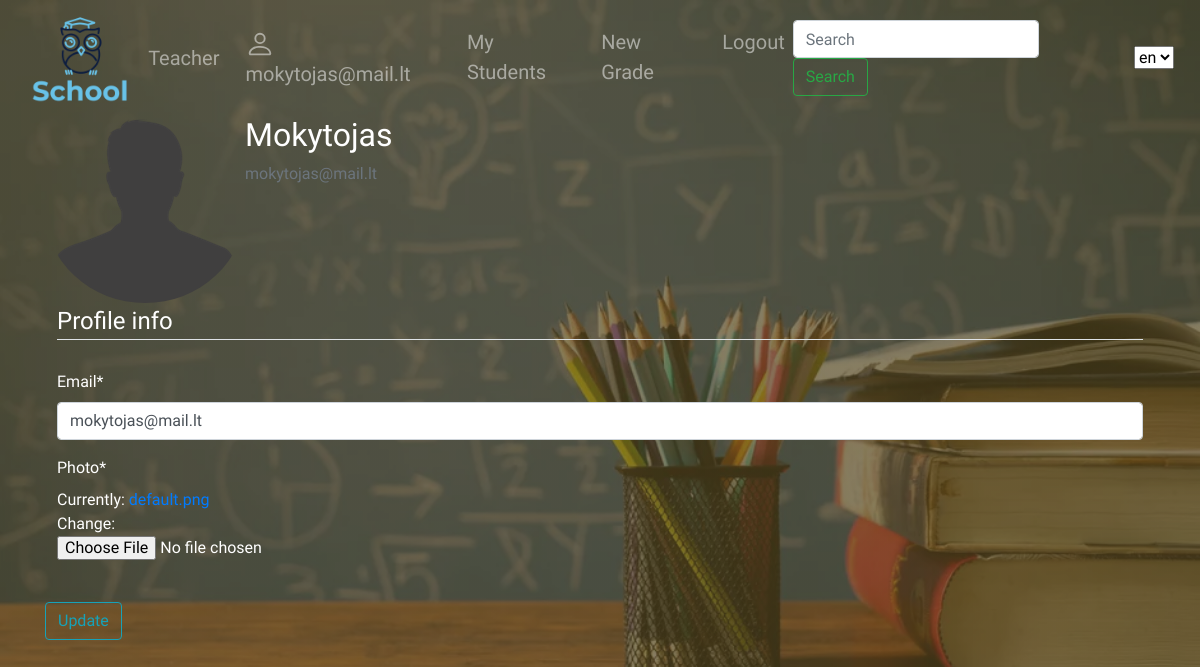
/school/profile/ (signed in), run on the app's committed database.
### school/models.py (models this page shows, shortened)
class CustomUser(AbstractBaseUser, PermissionsMixin):
    email = models.EmailField(_('email address'), unique=True)
    fname = models.CharField(verbose_name=_("First name"), max_length=150, null=True, blank=True)
    lname = models.CharField(verbose_name=_("Last name"), max_length=150, null=True, blank=True)
    is_staff = models.BooleanField(default=False)
    is_active = models.BooleanField(default=True)
    USER_CHOICES = [
        ('T', 'Teacher'),
        ('S', 'Student')
    ]
    user_type = models.CharField(choices=USER_CHOICES, max_length=1)
    USERNAME_FIELD = 'email'
    REQUIRED_FIELDS = []
    objects = CustomUserManager()
    class Meta:
        ordering = ('id',)

class Profile(models.Model):
    user = models.OneToOneField(User, on_delete=models.CASCADE)
    photo = models.ImageField(default="default.png",upload_to="profile_pics")

### school/views.py (the view)
# urls.py: path('profile/', views.profile, name='profile'),
@login_required
def profile(request):
    if request.method == "POST":
        u_form = UserUpdateForm(request.POST, instance=request.user)
        p_form = ProfileUpdateForm(request.POST, request.FILES, instance=request.user.profile)
        if u_form.is_valid() and p_form.is_valid():
            u_form.save()
            p_form.save()
            messages.success(request, _(f"Profile updated"))
            return redirect('profile')
    else:
        u_form = UserUpdateForm(instance=request.user)
        p_form = ProfileUpdateForm(instance=request.user.profile)
    context = {
        'u_form': u_form,
        'p_form': p_form,
    }
    return render(request, 'profile.html', context)

### school/forms.py
class UserUpdateForm(forms.ModelForm):
    email = forms.EmailField()
    class Meta:
        model = User
        fields = ['email']

class ProfileUpdateForm(forms.ModelForm):
    class Meta:
        model = Profile
        fields = ['photo']

### school/templates/profile.html (shortened to what this page needs)
{% extends "base.html" %}
{% load i18n %}
{% load static %}
{% load crispy_forms_tags %}
{% block content %}
    <div class="content-section">
      <div class="media">
        <img class="rounded-circle account-img" src="{{ user.profile.photo.url }}">
        <div class="media-body">
          <h2 class="account-heading">{{ user.fname }}</h2>
          <p class="text-secondary">{{ user.email }}</p>
        </div>
      </div>
       <form method="POST" enctype="multipart/form-data">
            <fieldset class="form-group">
                <legend class="border-bottom mb-4">{% trans "Profile info" %}</legend>
                {{ u_form|crispy }}
                {{ p_form|crispy }}
            </fieldset>
            <div class="form-group">
                <button class="btn btn-outline-info" type="submit">{% trans "Update" %}</button>
            </div>
        </form>
    </div>
{% endblock content %}

### school/templates/base.html (shortened to what this page needs)
<!DOCTYPE html>
<html lang="en">
<head>
    {% load i18n %}
    <link rel="stylesheet" href="https://stackpath.bootstrapcdn.com/bootstrap/4.1.3/css/bootstrap.min.css"
>
    <link rel="stylesheet" href="https://cdnjs.cloudflare.com/ajax/libs/normalize/8.0.1/normalize.css" />
    {% load static %}
    <link rel="stylesheet" href="{% static 'css/styles.css' %}">
</head>
<body>
<nav class="navbar navbar-expand-sm navbar-dark" >
  <a href="/" > <img src="{% static 'img/School_logo1.png' %}"></a>
  <div class="collapse navbar-collapse" id="navbarTogglerDemo03">
    <ul class="navbar-nav mr-auto mt-2 mt-lg-0">
      <li class="nav-item">
        <a class="nav-link" href="{% url 'teachers'%}">{% trans "Teacher" %}</a>
      </li>
        </ul>
      {% if user.is_authenticated %}
      <div class="collapse navbar-collapse">
      <ul class="navbar-nav ml-auto mt-2 mt-lg-0">
          <li class="nav-item"><a class="nav-link" href="{% url 'profile' %}">
          {{ user.get_username }} </a></li>
          {% if user.user_type == 'S' %}
      <li class="nav-item"><a class="nav-link" href="{% url 'my-grades' %}">{% trans "My grades" %}</a></li>
          {% else %}
          <li class="nav-item"><a class="nav-link" href="{% url 'my-lessons' %}">{% trans "My Students" %}</a></li>
          <li class="nav-item"><a class="nav-link" href="{% url 'grade-new'%}?next=/school">{% trans "New Grade" %}</a></li>
          {% endif %}
      <li class="nav-item"><a class="nav-link" href="{% url 'logout' %}?next=/school">{% trans "Logout" %}</a></li>
          {% else %}
          <div class="collapse navbar-collapse">
      <ul class="navbar-nav ml-auto mt-2 mt-lg-0">
      <li class="nav-item "><a class="nav-link" href="{% url 'login' %}?next={{request.path}}">{% trans "Login" %}</a></li></ul></div>
          {% endif %}
      </ul></div>
    <form action="{% url 'search' %}" method="get" class="form-inline my-2 my-lg-0">
      <input name="query" class="form-control mr-sm-2" type="search" placeholder="Search" aria-label="Search">
      <button class="btn my-2 my-sm-0 mr-2 btn btn-outline-success" type="submit">{% trans "Search" %}</button>
    </form>
      <form class="lang" action="{% url 'set_language' %}" method="post">
        <select name="language" onchange="this.form.submit()">
          {% load static %}
          {% get_current_language as LANGUAGE_CODE %}
          {% get_available_languages as LANGUAGES %}
          {% for lang in LANGUAGES %}
          <option style="background-image: url({% static 'img/lt.png' %});" value="{{ lang.0 }}" {% if lang.0 == LANGUAGE_CODE %} selected="selected" {% endif %}>
            {{ lang.0 }}
          </option>
          {% endfor %}
        </select>
      </form>
  </div>
</nav>
<div class="container">
    {% block content %}
    {% endblock %}
</div>
</body>
</html>

### school/static/css/styles.css (style rules this page uses)
* { margin: 0px; padding: 0px; box-sizing: border-box; font-family: 'Offside', cursive; list-style: none; }
body { background-image: linear-gradient(rgba(83, 70, 31, 0.7),rgba(83, 70, 31, 0.7)), url(../img/fonas.jpg); background-size: cover; color: white; }
nav img { height: 100px; }
nav a { font-size: 20px; margin-left: 10px; }
li a { list-style: none; }
li a:link { text-decoration: none; }
.lang { margin: 5px; padding: 5px; }

### data on the page
CustomUser: get_username "mokytojas@mail.lt", profile.photo (placeholder picture), fname "Mokytojas", email "mokytojas@mail.lt"

### other printed values
form field language "en"
